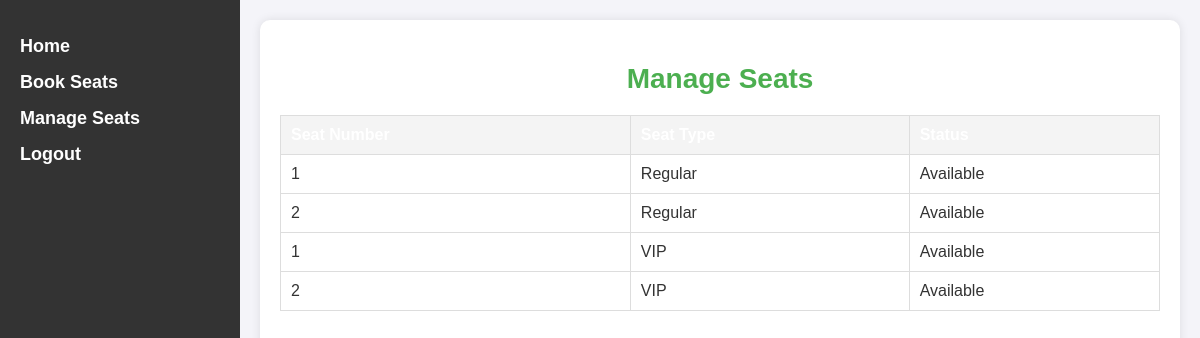
The app's page /seat.php (signed in) with its own data.
### tables this page shows
CREATE TABLE `Seat` (
  `SeatID` varchar(40) NOT NULL,
  `TheaterID` varchar(40) NOT NULL,
  `SeatNumber` int(11) NOT NULL,
  `SeatType` varchar(20) NOT NULL,
  `IsBooked` tinyint(1) NOT NULL DEFAULT 0 COMMENT '0: Available, 1: Booked',
  PRIMARY KEY (`SeatID`),
  KEY `Theater_Seat` (`TheaterID`),
  CONSTRAINT `Theater_Seat` FOREIGN KEY (`TheaterID`) REFERENCES `Theater` (`TheaterID`)
);

### htdocs/seat.php (the view, shortened to what this page needs)
<?php
include 'db.php';
$sql = "SELECT SeatID, SeatNumber, SeatType, IsBooked FROM Seat";
$seats = $conn->query($sql);
?>
<!DOCTYPE html>
<html>
<head>
    <link rel="stylesheet" href="styles.css">
</head>
<body>
    <div class="sidebar">
        <ul>
            <li><a href="home.php">Home</a></li>
            <li><a href="booking.php">Book Seats</a></li>
            <li><a href="seat.php">Manage Seats</a></li>
            <li><a href="logout.php">Logout</a></li>
        </ul>
    </div>
    <div class="content">
        <h2>Manage Seats</h2>
        <table>
            <thead>
                <tr>
                    <th>Seat Number</th>
                    <th>Seat Type</th>
                    <th>Status</th>
                </tr>
            </thead>
            <tbody>
                <?php
                if ($seats->num_rows > 0) {
                    while ($seat = $seats->fetch_assoc()) {
                        echo "<tr>";
                        echo "<td>" . htmlspecialchars($seat['SeatNumber']) . "</td>";
                        echo "<td>" . htmlspecialchars($seat['SeatType']) . "</td>";
                        echo "<td>" . ($seat['IsBooked'] ? "Booked" : "Available") . "</td>";
                        echo "</tr>";
                    }
                } else {
                    echo "<tr><td colspan='3'>No seats available.</td></tr>";
                }
                ?>
            </tbody>
        </table>
    </div>
</body>
</html>

### htdocs/styles.css (style rules this page uses)
body { font-family: Arial, sans-serif; margin: 0; padding: 0; background-color: #f4f4f9; color: #333; display: flex; }
h1, h2 { color: #4CAF50; font-size: 28px; text-align: center; margin-bottom: 15px; }
a { color: #007bff; text-decoration: none; }
table { width: 100%; border-collapse: collapse; margin-top: 20px; }
table th, table td { padding: 10px; text-align: left; border-bottom: 1px solid #ddd; border: 1px solid #ddd; }
table th { background-color: #f4f4f4; color: #fff; }
.sidebar { width: 200px; background-color: #333; color: #fff; height: 100vh; padding: 20px; }
.sidebar ul { list-style: none; padding: 0; }
.sidebar ul li { margin-bottom: 15px; }
.sidebar ul li a { color: white; text-decoration: none; font-weight: bold; font-size: 18px; transition: background-color 0.3s, color 0.3s, box-shadow 0.3s; }
.content { flex: 1; padding: 20px; background-color: #ffffff; box-shadow: 0 0 10px rgba(0, 0, 0, 0.1); border-radius: 10px; margin: 20px; }

### records on screen
seat: SeatNumber "1", SeatType "Regular", IsBooked "Available"
seat: SeatNumber "2", SeatType "Regular", IsBooked "Available"
seat: SeatNumber "1", SeatType "VIP", IsBooked "Available"
seat: SeatNumber "2", SeatType "VIP", IsBooked "Available"
